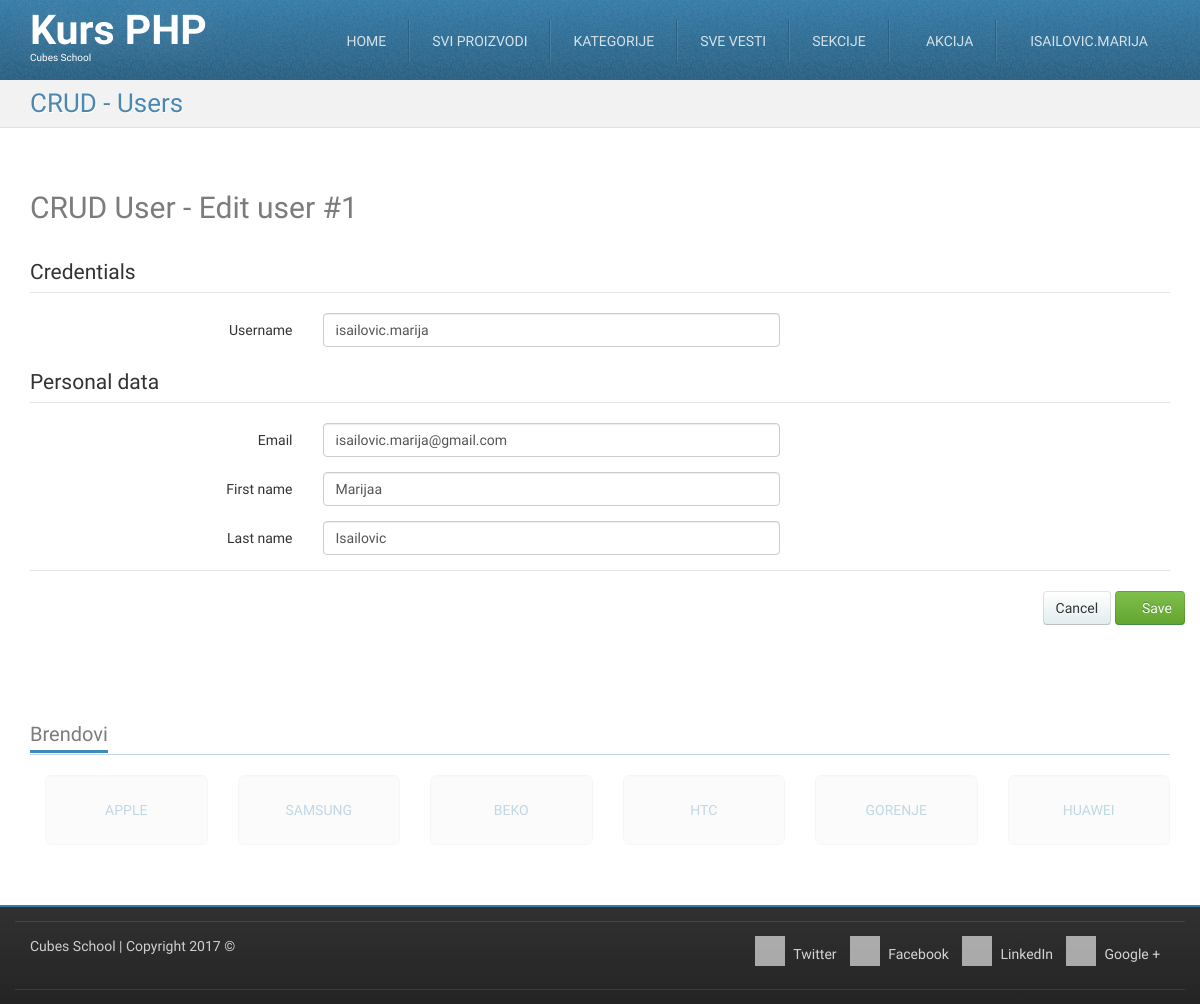
Page /crud-user-edit.php?id=1 (signed in) on the committed database.
### tables this page shows
CREATE TABLE `users` (
  `id` int(11) NOT NULL,
  `username` char(20) NOT NULL,
  `password` varchar(255) NOT NULL,
  `email` varchar(255) DEFAULT NULL,
  `first_name` varchar(255) DEFAULT NULL,
  `last_name` varchar(255) DEFAULT NULL,
  `created_at` datetime DEFAULT NULL
);

### crud-user-edit.php (called while the page is built, shortened)
<?php
require_once __DIR__ . '/models/m_users.php';
$id = (int) $_GET['id'];
$user = usersFetchOneById($id);
$formData = array(
	'username' => $user['username'],
	'email' => $user['email'],
	'first_name' => $user['first_name'],
	'last_name' => $user['last_name'],
);
require_once __DIR__ . '/views/layout/header.php';
require_once __DIR__ . '/views/templates/t_crud-user-edit.php';
require_once __DIR__ . '/views/layout/footer.php';

### models/m_database.php (called while the page is built, shortened)
<?php
function dbGetLink() {
	static $link;
	if (!isset($link)) {
		$link = mysqli_connect('127.0.0.1', 'cubes', 'cubes', 'cubesphp');
	}
	return $link;
}
function dbEscape($value) {
	$link = dbGetLink();
	return mysqli_real_escape_string($link, $value);
}
function dbQuery($query) {
	$link = dbGetLink();
	$result = mysqli_query($link, $query);
	return $result;
}
function dbFetchOne($query) {
	$result = dbQuery($query);
	return mysqli_fetch_assoc($result);
}

### models/m_users.php (called while the page is built, shortened)
<?php
require_once __DIR__ . '/m_database.php';
function usersFetchOneById($id) {
	$query = "SELECT `users`.* "
			. "FROM `users` "
			. "WHERE `id` = '" . dbEscape($id) . "'";
	return dbFetchOne($query);
}

### views/templates/t_crud-user-edit.php (the view, shortened to what this page needs)
<div id="highlighted">
	<div class="container">
		<div class="header">
			<h2 class="page-title">
				<span>CRUD - Users</span>
			</h2>
		</div>
	</div>
</div>
<div id="content">
	<div class="container portfolio">
		<div class="row">
			<div class="col-md-12">
				<h2>
					CRUD User - Edit user #<?php echo htmlspecialchars($user['id']);?>
				</h2>
			</div>
		</div>
		<div class="row">
			<div class="col-md-12">
				<form action="" method="post" class="form-horizontal">
					<fieldset>
						<legend>Credentials</legend>
						<div class="form-group">
							<label class="col-md-3 control-label">Username</label>
							<div class="col-md-5">
								<input value="<?php echo isset($formData["username"]) ? htmlspecialchars($formData["username"]) : "";?>" type="text" name="username" class="form-control">
							</div>
							<div class="col-md-4">
							</div>
						</div>
					</fieldset>
					<fieldset>
						<legend>Personal data</legend>
						<div class="form-group">
							<label class="col-md-3 control-label">Email</label>
							<div class="col-md-5">
								<input value="<?php echo isset($formData["email"]) ? htmlspecialchars($formData["email"]) : "";?>" type="email" name="email" class="form-control">
							</div>
							<div class="col-md-4">
							</div>
						</div>
						<div class="form-group">
							<label class="col-md-3 control-label">First name</label>
							<div class="col-md-5">
								<input value="<?php echo isset($formData["first_name"]) ? htmlspecialchars($formData["first_name"]) : "";?>" type="text" name="first_name" class="form-control">
							</div>
							<div class="col-md-4">
							</div>
						</div>
						<div class="form-group">
							<label class="col-md-3 control-label">Last name</label>
							<div class="col-md-5">
								<input value="<?php echo isset($formData["last_name"]) ? htmlspecialchars($formData["last_name"]) : "";?>" type="text" name="last_name" class="form-control">
							</div>
							<div class="col-md-4">
							</div>
						</div>
					</fieldset>
					<fieldset>
						<legend></legend>
						<div class="form-group text-right">
							<a href="/crud-user-list.php" class="btn btn-default">Cancel</a>
							<button type="submit" class="btn btn-success"><i class="fa fa-save"></i> Save</button>
						</div>
					</fieldset>
				</form>
			</div>
		</div>
	</div>
</div>

### skins/tema/css/theme-style.css (style rules this page uses)
h1, h2, h3 { line-height: 40px; }
h1, h2, h3, h4, h5, h6 { color: rgba(36, 36, 36, 0.6); }
label { font-weight: normal; }
legend { line-height: 40px; }
a { color: #377ca8; text-decoration: none; }
.btn-default { color: #333333; text-shadow: 0 1px 1px rgba(255, 255, 255, 0.75); background-image: -webkit-linear-gradient(top, #ffffff 0%, #e2edee 100%); background-image: -o-linear-gradient(top, #ffffff 0%, #e2edee 100%); background-image: linear-gradient(to bottom, #ffffff 0%, #e2edee 100%); background-repeat: repeat-x; filter: progid:DXImageTransform.Microsoft.gradient(startColorstr='#ffffffff', endColorstr='#ffe2edee', GradientType=0); border-color: #e2edee #e2edee #b2cfd2; border-color: rgba(0, 0, 0, 0.1) rgba(0, 0, 0, 0.1) rgba(0, 0, 0, 0.25); *background-color: #e2edee; filter: progid:DXImageTransform.Microsoft.gradient(enabled = false); -webkit-transition: all; -o-transition: all; transition: all; }
.btn-success { color: #ffffff; text-shadow: 0 -1px 0 rgba(0, 0, 0, 0.25); background-image: -webkit-linear-gradient(top, #7fbf4d 0%, #63a62f 100%); background-image: -o-linear-gradient(top, #7fbf4d 0%, #63a62f 100%); background-image: linear-gradient(to bottom, #7fbf4d 0%, #63a62f 100%); background-repeat: repeat-x; filter: progid:DXImageTransform.Microsoft.gradient(startColorstr='#ff7fbf4d', endColorstr='#ff63a62f', GradientType=0); border-color: #63a62f #63a62f #3f6a1e; border-color: rgba(0, 0, 0, 0.1) rgba(0, 0, 0, 0.1) rgba(0, 0, 0, 0.25); *background-color: #63a62f; filter: progid:DXImageTransform.Microsoft.gradient(enabled = false); -webkit-transition: all; -o-transition: all; transition: all; }
html { background-image: -webkit-linear-gradient(top, #e0e0e0 0%, #ffffff 100%); background-image: -o-linear-gradient(top, #e0e0e0 0%, #ffffff 100%); background-image: linear-gradient(to bottom, #e0e0e0 0%, #ffffff 100%); background-repeat: repeat-x; filter: progid:DXImageTransform.Microsoft.gradient(startColorstr='#ffe0e0e0', endColorstr='#ffffffff', GradientType=0); }
body { margin: 0; font-family: "Monda", Arial, serif; font-size: 14px; line-height: 1.428571429; color: #333333; background-color: #ffffff; position: relative; }
.page-title { margin: 0; }
#highlighted { -webkit-transition: all 0.4s ease-out; -o-transition: all 0.4s ease-out; transition: all 0.4s ease-out; border-bottom: 1px solid #e1e1e1; background: #f2f2f2 url(../img/bg_noise-5.png) left top repeat; color: #377ca8; text-shadow: 1px 1px 1px #ffffff; }
.has-navbar-fixed-top #content { margin-top: 82px; }
.has-navbar-fixed-top.has-highlighted #highlighted, .has-navbar-fixed-top.page-index #highlighted, .has-navbar-fixed-top.page-index-carousel #highlighted, .has-navbar-fixed-top.page-starter #highlighted { margin-top: 80px; }
.has-navbar-fixed-top.has-highlighted #content, .has-navbar-fixed-top.page-index #content, .has-navbar-fixed-top.page-index-carousel #content, .has-navbar-fixed-top.page-starter #content { margin-top: 0; }
#content { padding: 40px 0; background-color: #ffffff; }
.header { margin-bottom: 0; }
.header:before, .header:after { content: " "; display: table; }
.header:after { clear: both; }
.header .page-title { font-size: 26px; margin: 8px 0 8px 0; color: rgba(55, 124, 168, 0.9); }
.header .page-title span, .header .page-title small { display: block; line-height: 1.2 !important; }
@media (min-width: 768px) { .header .page-title { float: left; } }
.services .row, .portfolio .row { margin-bottom: 1em; }

### skins/tema/css/colour-blue.css (style rules this page uses)
body a { color: #377ca8; text-decoration: none; }
body #highlighted { border-bottom-color: #e1e1e1; background-color: #f2f2f2; color: #377ca8; text-shadow: 1px 1px 1px #ffffff; }
body .header .page-title { color: rgba(55, 124, 168, 0.9); }

### rows in the picture
users: id "1", username "isailovic.marija", email "isailovic.marija@gmail.com", first_name "Marijaa", last_name "Isailovic"

### other values in the picture
$_SESSION['logged_in_user']['username'] "ISAILOVIC.MARIJA"
